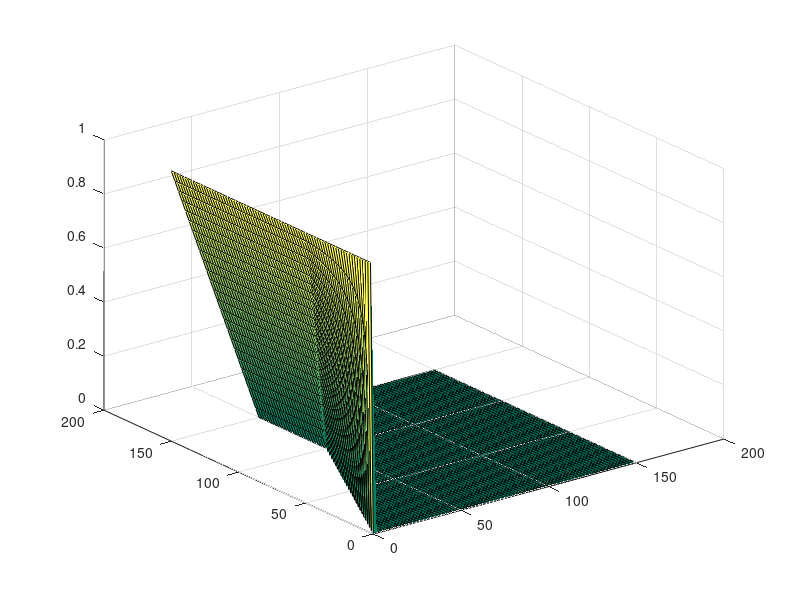

Reproduce this figure in MATLAB. (Note: this script raises an error after producing the figure.)
clear;
cut_off = 50; % threshold
[d1, total] = meshgrid(0:2:150, 0:2:150); 
dist_w_func = @(d1, d2) (max(1.0 - d1 ./ min(d2, cut_off), 0.0)) .* (d1 <= d2);
dist_w = dist_w_func(d1, total-d1);
% dist_w(d1 > total - d1) = NaN;
% dist_w(total - d1 < 0) = NaN;

t = surf(d1, total, dist_w);
colormap summer
alpha(0.5)
set(t, 'edgealpha', 0.6)
% shading interp
xlabel('Primary Ray Length')
ylabel('Total Ray Length')
zlabel('Distance Weight')